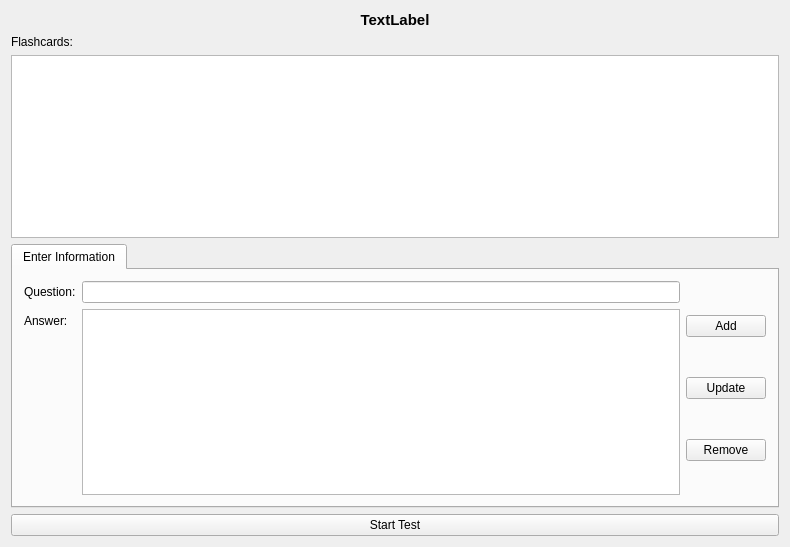
<?xml version="1.0" encoding="UTF-8"?>
<ui version="4.0">
 <class>MainWindow</class>
 <widget class="QMainWindow" name="MainWindow">
  <property name="geometry">
   <rect>
    <x>0</x>
    <y>0</y>
    <width>790</width>
    <height>547</height>
   </rect>
  </property>
  <property name="windowTitle">
   <string>Deck Editor</string>
  </property>
  <widget class="QWidget" name="centralWidget">
   <layout class="QVBoxLayout" name="verticalLayout_2">
    <item>
     <widget class="QLabel" name="currDeckLabel">
      <property name="font">
       <font>
        <pointsize>11</pointsize>
        <bold>true</bold>
       </font>
      </property>
      <property name="text">
       <string>TextLabel</string>
      </property>
      <property name="alignment">
       <set>Qt::AlignCenter</set>
      </property>
     </widget>
    </item>
    <item>
     <widget class="QLabel" name="testname_label">
      <property name="text">
       <string>Flashcards:</string>
      </property>
     </widget>
    </item>
    <item>
     <layout class="QVBoxLayout" name="verticalLayout">
      <item>
       <widget class="QListWidget" name="listWidget"/>
      </item>
      <item>
       <widget class="QTabWidget" name="tabWidget">
        <property name="currentIndex">
         <number>0</number>
        </property>
        <widget class="QWidget" name="tab">
         <attribute name="title">
          <string>Enter Information</string>
         </attribute>
         <layout class="QHBoxLayout" name="horizontalLayout_2">
          <item>
           <layout class="QFormLayout" name="formLayout">
            <item row="0" column="0">
             <widget class="QLabel" name="tquestion_label">
              <property name="text">
               <string>Question:</string>
              </property>
             </widget>
            </item>
            <item row="0" column="1">
             <widget class="QLineEdit" name="tquestion_text"/>
            </item>
            <item row="1" column="0">
             <widget class="QLabel" name="tanswer_label">
              <property name="text">
               <string>Answer:</string>
              </property>
             </widget>
            </item>
            <item row="1" column="1">
             <widget class="QPlainTextEdit" name="tanswer_text"/>
            </item>
           </layout>
          </item>
          <item>
           <layout class="QVBoxLayout" name="verticalLayout_3">
            <item>
             <widget class="QPushButton" name="add_tquestion_button">
              <property name="text">
               <string>Add</string>
              </property>
             </widget>
            </item>
            <item>
             <widget class="QPushButton" name="update_tquestion_button">
              <property name="text">
               <string>Update</string>
              </property>
             </widget>
            </item>
            <item>
             <widget class="QPushButton" name="remove_tquestion_button">
              <property name="text">
               <string>Remove</string>
              </property>
             </widget>
            </item>
           </layout>
          </item>
         </layout>
        </widget>
       </widget>
      </item>
      <item>
       <layout class="QHBoxLayout" name="horizontalLayout">
        <item>
         <widget class="QPushButton" name="take_test_button">
          <property name="text">
           <string>Start Test</string>
          </property>
         </widget>
        </item>
       </layout>
      </item>
     </layout>
    </item>
   </layout>
  </widget>
  <action name="actionNew">
   <property name="text">
    <string>New</string>
   </property>
  </action>
  <action name="actionLoad">
   <property name="text">
    <string>Load</string>
   </property>
  </action>
  <action name="actionSave">
   <property name="text">
    <string>Save</string>
   </property>
  </action>
 </widget>
 <layoutdefault spacing="6" margin="11"/>
 <resources/>
 <connections/>
</ui>
